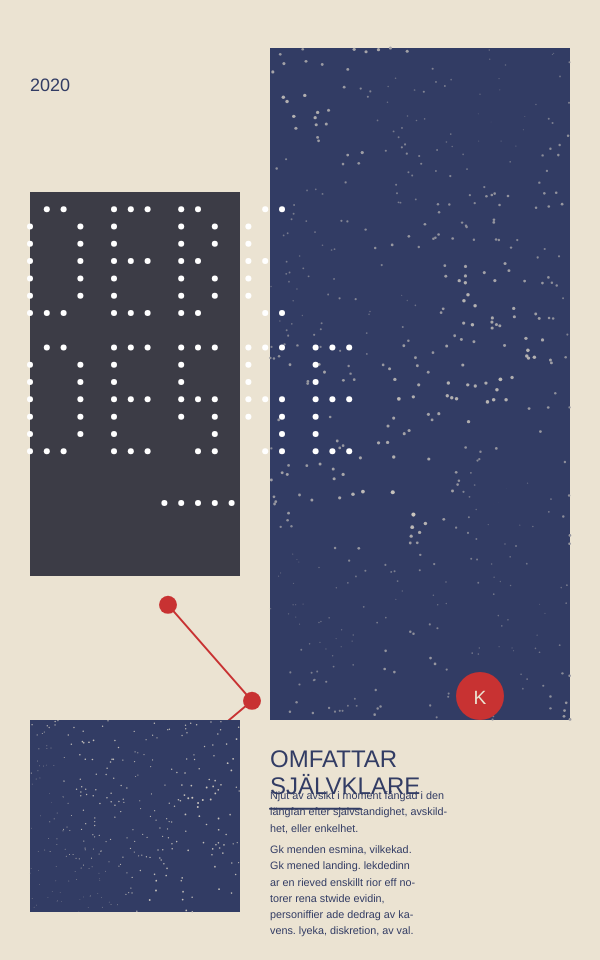
Frame 1 (no input)
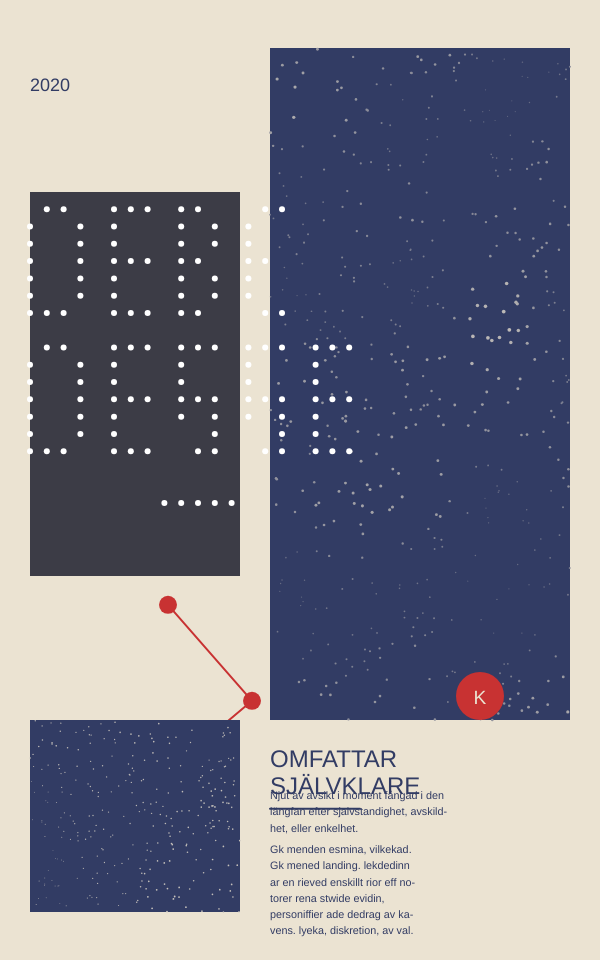
Frame 60 (no input)
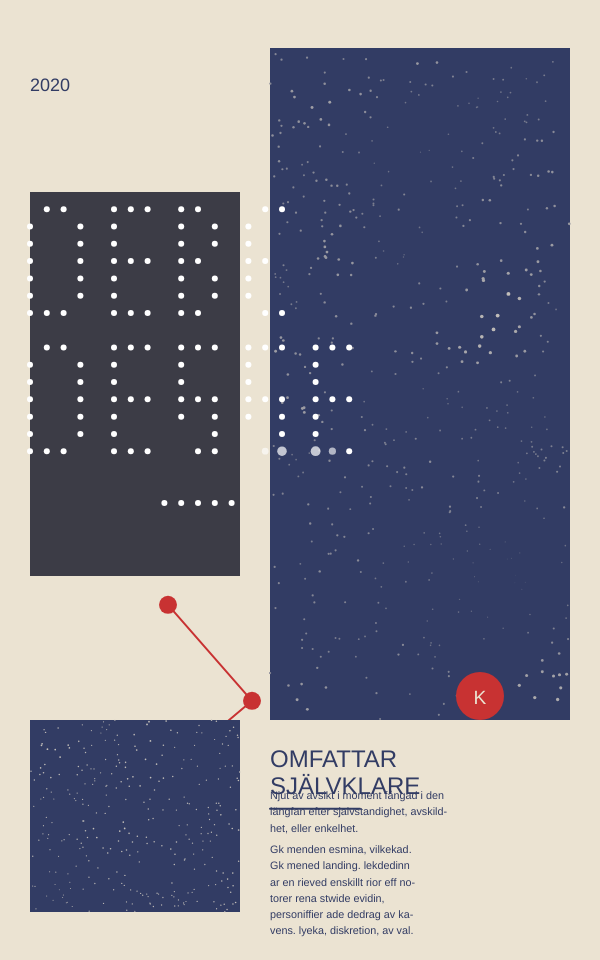
Frame 120 (the mouse pressed at the canvas centre since frame 60)

The p5.js sketch that drew these frames (run headless with seeded random() and noise() and a simulated clock; from frame 60 on, the mouse is pressed at the canvas centre):

// p5.js sketch
// ── sketch.js
// Define main color palette
let backgroundColor;
let blueDark;
let redAccent;
let textDark;

// Array to hold dot objects for the "DEBA DESSE" interaction
let dotGrid = [];
let dotSpacingX;
let dotSpacingY;
let dotBaseRadius;
let dotMaxRadius;
let dotInfluenceRadius; // How far the mouse influences the dots

// Canvas dimensions (aspect ratio ~1:1.6, similar to the original image)
let canvasWidth = 600;
let canvasHeight = 960;

// Bounding box dimensions for main compositional elements (proportional)
// Left text block (DEBA DESSE area)
let textBlockX, textBlockY, textBlockW, textBlockH;
// Right statue/architecture area
let statueAreaX, statueAreaY, statueAreaW, statueAreaH;
// "2020" text position and size
let yearTextX, yearTextY, yearTextSize;
// Red dots & line positions and size
let redDot1Pos, redDot2Pos, redDot3Pos;
let redDotRadius;
// Main blue text "OMFATTAR SJÄLVKLARE" position, width, height, and size
let mainBlueTextX, mainBlueTextY, mainBlueTextW, mainBlueTextH, mainBlueTextSize;
// Red circle seal position and radius
let redSealX, redSealY, redSealRadius;
// Lower left texture/statue detail area
let lowerLeftTextureX, lowerLeftTextureY, lowerLeftTextureW, lowerLeftTextureH;
// Smaller lower right text position, width, height, and size
let lowerRightTextX, lowerRightTextY, lowerRightTextW, lowerRightTextH, lowerRightTextSize;


function setup() {
  createCanvas(canvasWidth, canvasHeight);
  // Initialize colors
  backgroundColor = color(235, 227, 210); // Light beige
  blueDark = color(50, 60, 100); // Dark desaturated blue
  redAccent = color(200, 50, 50); // Vibrant red
  textDark = color(60, 60, 70); // Dark grey/blue for "DEBA DESSE" background

  // Define proportional dimensions for compositional elements
  textBlockX = width * 0.05;
  textBlockY = height * 0.20;
  textBlockW = width * 0.35;
  textBlockH = height * 0.40;

  statueAreaX = width * 0.45;
  statueAreaY = height * 0.05;
  statueAreaW = width * 0.50;
  statueAreaH = height * 0.70;

  yearTextX = width * 0.05;
  yearTextY = height * 0.08;
  yearTextSize = width * 0.03;

  redDot1Pos = createVector(width * 0.28, height * 0.63);
  redDot2Pos = createVector(width * 0.42, height * 0.73);
  redDot3Pos = createVector(width * 0.23, height * 0.83);
  redDotRadius = width * 0.015;

  mainBlueTextX = width * 0.45;
  mainBlueTextY = height * 0.78;
  mainBlueTextW = width * 0.50;
  mainBlueTextH = height * 0.07;
  mainBlueTextSize = width * 0.04;

  redSealX = width * 0.80;
  redSealY = height * 0.725;
  redSealRadius = width * 0.04;

  lowerLeftTextureX = width * 0.05;
  lowerLeftTextureY = height * 0.75;
  lowerLeftTextureW = width * 0.35;
  lowerLeftTextureH = height * 0.20;

  lowerRightTextX = width * 0.45;
  lowerRightTextY = height * 0.88;
  lowerRightTextW = width * 0.50;
  lowerRightTextH = height * 0.07;
  lowerRightTextSize = width * 0.018;

  // Initialize properties for interactive dots (Braille-like)
  dotSpacingX = textBlockW / 10; // Horizontal spacing for dots
  dotSpacingY = textBlockH / 20; // Vertical spacing for dots
  dotBaseRadius = width * 0.005; // Base size of dots when not interacted with
  dotMaxRadius = width * 0.015; // Max size of dots when fully interacted
  dotInfluenceRadius = width * 0.08; // Distance from mouse where dots start reacting

  // Define the pattern of dots to approximate "DEBA DESSE"
  // Each pair [col, row] specifies a dot's position in a grid
  let dotPattern = [
    // Approximate 'D'
    [0, 2], [0, 3], [0, 4], [0, 5], [0, 6], [0, 7],
    [1, 1], [1, 7],
    [2, 1], [2, 7],
    [3, 2], [3, 3], [3, 4], [3, 5], [3, 6],
    // Approximate 'E'
    [5, 1], [5, 2], [5, 3], [5, 4], [5, 5], [5, 6], [5, 7],
    [6, 1], [6, 4], [6, 7],
    [7, 1], [7, 4], [7, 7],
    // Approximate 'B'
    [9, 1], [9, 2], [9, 3], [9, 4], [9, 5], [9, 6], [9, 7],
    [10, 1], [10, 4], [10, 7],
    [11, 2], [11, 3], [11, 5], [11, 6],
    // Approximate 'A'
    [13, 2], [13, 3], [13, 4], [13, 5], [13, 6],
    [14, 1], [14, 4], [14, 7],
    [15, 1], [15, 7],

    // Approximate 'D' (second row, "DESSE")
    [0, 10], [0, 11], [0, 12], [0, 13], [0, 14], [0, 15],
    [1, 9], [1, 15],
    [2, 9], [2, 15],
    [3, 10], [3, 11], [3, 12], [3, 13], [3, 14],
    // Approximate 'E' (second row)
    [5, 9], [5, 10], [5, 11], [5, 12], [5, 13], [5, 14], [5, 15],
    [6, 9], [6, 12], [6, 15],
    [7, 9], [7, 12], [7, 15],
    // Approximate 'S' (third row)
    [9, 9], [9, 10], [9, 11], [9, 12], [9, 13],
    [10, 9], [10, 12], [10, 15],
    [11, 9], [11, 12], [11, 13], [11, 14], [11, 15],
    // Approximate 'S' (fourth row)
    [13, 9], [13, 10], [13, 11], [13, 12], [13, 13],
    [14, 9], [14, 12], [14, 15],
    [15, 9], [15, 12], [15, 13], [15, 14], [15, 15],

    // Approximate 'E' (fifth row)
    [17, 9], [17, 10], [17, 11], [17, 12], [17, 13], [17, 14], [17, 15],
    [18, 9], [18, 12], [18, 15],
    [19, 9], [19, 12], [19, 15],

    // Bottom row of 5 dots
    [8, 18], [9, 18], [10, 18], [11, 18], [12, 18]
  ];

  // Populate the dotGrid array with dot objects based on the pattern
  for (let p of dotPattern) {
    // Adjust dot positions to fit within the textBlock area, with some padding/scaling
    let x = textBlockX + p[0] * dotSpacingX * 0.8;
    let y = textBlockY + p[1] * dotSpacingY * 0.9;
    dotGrid.push({ x: x, y: y, currentRadius: dotBaseRadius });
  }
}

function draw() {
  background(backgroundColor);

  // --- 1. Right Statue/Architecture Area (Abstracted) ---
  // Represented by a large blue rectangle with a subtle noise texture
  noStroke();
  fill(blueDark);
  rect(statueAreaX, statueAreaY, statueAreaW, statueAreaH);
  // Add small circles with varying opacity/size based on Perlin noise for grainy texture
  for (let i = 0; i < 500; i++) {
    let px = random(statueAreaX, statueAreaX + statueAreaW);
    let py = random(statueAreaY, statueAreaY + statueAreaH);
    let d = noise(px * 0.01, py * 0.01, frameCount * 0.005); // Noise for varying density
    fill(lerpColor(blueDark, backgroundColor, d)); // Blend with background for a faded, grainy look
    ellipse(px, py, d * 5, d * 5); // Vary size with noise
  }

  // --- 2. Main Text Block "DEBA DESSE" (Background Shape) ---
  // A large dark rectangle represents the general area of the text.
  // The specific letter shapes are conveyed by the interactive dots on top.
  fill(textDark);
  rect(textBlockX, textBlockY, textBlockW, textBlockH);

  // --- 3. "2020" Text ---
  fill(blueDark);
  textSize(yearTextSize);
  textAlign(LEFT, TOP);
  text("2020", yearTextX, yearTextY);

  // --- 4. Red Dots & Line ---
  // Draw the connecting lines
  stroke(redAccent);
  strokeWeight(2);
  line(redDot1Pos.x, redDot1Pos.y, redDot2Pos.x, redDot2Pos.y);
  line(redDot2Pos.x, redDot2Pos.y, redDot3Pos.x, redDot3Pos.y);
  // Draw the red circles
  noStroke();
  fill(redAccent);
  ellipse(redDot1Pos.x, redDot1Pos.y, redDotRadius * 2);
  ellipse(redDot2Pos.x, redDot2Pos.y, redDotRadius * 2);
  ellipse(redDot3Pos.x, redDot3Pos.y, redDotRadius * 2);

  // --- 5. "OMFATTAR SJÄLVKLARE" Text (Abstracted) ---
  // Using generic text() for simplicity, maintaining color and position
  fill(blueDark);
  textSize(mainBlueTextSize);
  text("OMFATTAR", mainBlueTextX, mainBlueTextY);
  text("SJÄLVKLARE", mainBlueTextX, mainBlueTextY + mainBlueTextSize * 1.1);
  // Horizontal line below the text
  stroke(blueDark);
  strokeWeight(2);
  line(mainBlueTextX, mainBlueTextY + mainBlueTextSize * 2.5, mainBlueTextX + mainBlueTextW * 0.3, mainBlueTextY + mainBlueTextSize * 2.5);
  noStroke(); // Reset stroke

  // --- 6. Lower Left Texture/Statue Detail (Abstracted) ---
  // Similar to the main statue area, represented by a textured blue rectangle
  fill(blueDark);
  rect(lowerLeftTextureX, lowerLeftTextureY, lowerLeftTextureW, lowerLeftTextureH);
  // Add noise for texture
  for (let i = 0; i < 300; i++) {
    let px = random(lowerLeftTextureX, lowerLeftTextureX + lowerLeftTextureW);
    let py = random(lowerLeftTextureY, lowerLeftTextureY + lowerLeftTextureH);
    let d = noise(px * 0.01, py * 0.01, frameCount * 0.005);
    fill(lerpColor(blueDark, backgroundColor, d * 0.5 + 0.5)); // Blend for lighter grain
    ellipse(px, py, d * 3, d * 3);
  }

  // --- 7. Smaller Lower Right Text (Abstracted) ---
  // Representing the smaller descriptive text blocks
  fill(blueDark);
  textSize(lowerRightTextSize);
  textAlign(LEFT, TOP); // Ensure text aligns from top-left for blocks
  text("Njut av avsikt i moment fångad i den", lowerRightTextX, lowerRightTextY - lowerRightTextSize * 5);
  text("längfan efter sjalvstandighet, avskild-", lowerRightTextX, lowerRightTextY - lowerRightTextSize * 3.5);
  text("het, eller enkelhet.", lowerRightTextX, lowerRightTextY - lowerRightTextSize * 2);

  text("Gk menden esmina, vilkekad.", lowerRightTextX, lowerRightTextY);
  text("Gk mened landing. lekdedinn", lowerRightTextX, lowerRightTextY + lowerRightTextSize * 1.5);
  text("ar en rieved enskillt rior eff no-", lowerRightTextX, lowerRightTextY + lowerRightTextSize * 3);
  text("torer rena stwide evidin,", lowerRightTextX, lowerRightTextY + lowerRightTextSize * 4.5);
  text("personiffier ade dedrag av ka-", lowerRightTextX, lowerRightTextY + lowerRightTextSize * 6);
  text("vens. lyeka, diskretion, av val.", lowerRightTextX, lowerRightTextY + lowerRightTextSize * 7.5);

  // --- 8. Red Circle Seal ---
  noStroke();
  fill(redAccent);
  ellipse(redSealX, redSealY, redSealRadius * 2);
  // Add a simple 'K' symbol inside the seal
  fill(backgroundColor); // Use background color for the 'K' to make it stand out
  textSize(redSealRadius * 0.8);
  textAlign(CENTER, CENTER); // Center the 'K' within the circle
  text("K", redSealX, redSealY + redSealRadius * 0.1); // Small vertical adjustment for visual centering

  // --- 9. Interactive Dots for "DEBA DESSE" ---
  // This is the core interactive element, simulating tactile Braille.
  noStroke();
  for (let dot of dotGrid) {
    let d = dist(mouseX, mouseY, dot.x, dot.y); // Calculate distance from mouse to dot center
    let targetRadius = dotBaseRadius;
    let dotFillColor = color(255, 255, 255); // Default white color for dots

    // If mouse is within influence radius, adjust dot size and opacity
    if (d < dotInfluenceRadius) {
      // Map distance (0 to influenceRadius) to an influence value (1 to 0)
      let influence = map(d, 0, dotInfluenceRadius, 1, 0);
      targetRadius = lerp(dotBaseRadius, dotMaxRadius, influence); // Lerp towards max radius
      // Make dots slightly translucent when far, more opaque when close
      dotFillColor = lerpColor(color(255, 255, 255, 150), color(255, 255, 255, 255), influence);
    }

    // Smoothly interpolate the current radius towards the target radius for animation
    dot.currentRadius = lerp(dot.currentRadius, targetRadius, 0.1);

    fill(dotFillColor);
    ellipse(dot.x, dot.y, dot.currentRadius * 2); // Draw the dot
  }
}
